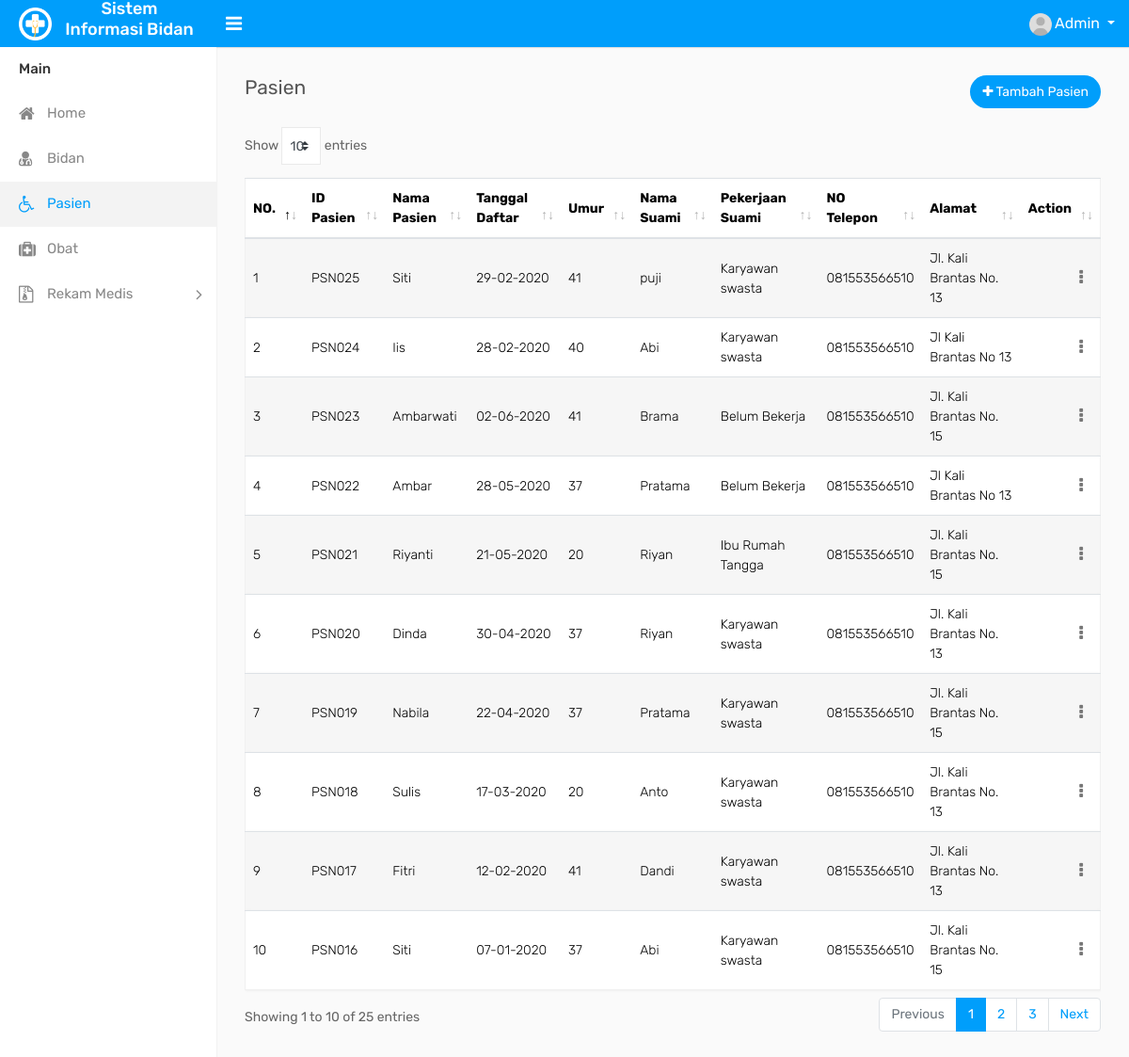
Page /pasien.php (signed in) on the committed database.
### tables this page shows
CREATE TABLE `pasien` (
  `id_pasien` varchar(8) NOT NULL,
  `nama_pasien` varchar(25) NOT NULL,
  `tanggal_daftar` date NOT NULL,
  `umur` int(3) NOT NULL,
  `nama_suami` varchar(25) NOT NULL,
  `pekerjaan` varchar(25) NOT NULL,
  `telepon_pasien` varchar(13) NOT NULL,
  `alamat` varchar(100) NOT NULL
);

### function.php (called while the page is built, shortened)
<?php
$conn = mysqli_connect("localhost", "root", "", "db_bidan");
function tampil($query) {
	global $conn;
	$result = mysqli_query($conn, $query);
	$rows = [];
	while($row = mysqli_fetch_assoc($result)){
		$rows[] = $row;
	}
	return $rows;
}
?>

### pasien.php (the view, shortened to what this page needs)
<?php
require 'function.php';
$data = tampil("SELECT * FROM pasien ORDER BY id_pasien DESC");
?>
<!DOCTYPE html>
<html>
<head>
    <link rel="stylesheet" type="text/css" href="assets/css/bootstrap.min.css">
    <link rel="stylesheet" type="text/css" href="assets/css/font-awesome.min.css">
    <link rel="stylesheet" type="text/css" href="assets/css/select2.min.css">
    <link rel="stylesheet" type="text/css" href="assets/css/dataTables.bootstrap4.min.css">
    <link rel="stylesheet" type="text/css" href="assets/css/bootstrap-datetimepicker.min.css">
    <link rel="stylesheet" type="text/css" href="assets/css/style.css">
</head>
<body>
	<div class="main-wrapper">
		<div class="header">
			<div class="header-left">
				<a href="index.php" class="logo">
					<img src="assets/img/logo.png" width="35" height="35" alt=""> <span><h4>Sistem Informasi Bidan</h4></span>
				</a>
			</div>
			<a id="toggle_btn" href="javascript:void(0);"><i class="fa fa-bars"></i></a>
            <ul class="nav user-menu float-right">
                <li class="nav-item dropdown has-arrow">
                    <a href="#" class="dropdown-toggle nav-link user-link" data-toggle="dropdown">
                        <span class="user-img">
							<img class="rounded-circle" src="assets/img/user.jpg" width="24" alt="Admin">
						</span>
						<span>Admin</span>
                    </a>
                </li>
            </ul>
		</div>
		<div class="sidebar" id="sidebar">
            <div class="sidebar-inner slimscroll">
                <div id="sidebar-menu" class="sidebar-menu">
                    <ul>
                        <li class="menu-title">Main</li>
                        <li>
                            <a href="index.php"><i class="fa fa-home"></i> <span>Home</span></a>
                        </li>
                        <li>
                            <a href="bidan.php"><i class="fa fa-user-md"></i> <span>Bidan</span></a>
                        </li>
						<li class="active">
                            <a href="pasien.php"><i class="fa fa-wheelchair"></i> <span>Pasien</span></a>
                        </li>
                        <li>
                            <a href="obat.php"><i class="fa fa-medkit"></i> <span>Obat</span></a>
                        </li>
						<li class="submenu">
							<a href="#"><i class="fa fa-file-archive-o"></i> <span> Rekam Medis </span> <span class="menu-arrow"></span></a>
						</li>
					</ul>
                </div>
            </div>
        </div>
        <div class="page-wrapper">
            <div class="content">
                <div class="row">
                    <div class="col-sm-4 col-3">
                        <h4 class="page-title">Pasien</h4>
                    </div>
                    <div class="col-sm-8 col-9 text-right m-b-20">
                        <a href="tambah-pasien.php" class="btn btn btn-primary btn-rounded float-right"><i class="fa fa-plus"></i> Tambah Pasien</a>
                    </div>
                </div>
                <div class="row">
                    <div class="col-md-12">
                        <div class="table-responsive">
                            <table class="table table-border table-striped custom-table datatable mb-0">
                                <thead>
                                    <tr>
                                        <th>NO.</th>
                                        <th>ID Pasien</th>
                                        <th>Nama Pasien</th>
                                        <th>Tanggal Daftar</th>
                                        <th>Umur</th>
                                        <th>Nama Suami</th>
                                        <th>Pekerjaan Suami</th>
                                        <th>NO Telepon</th>
                                        <th>Alamat</th>
                                        <th class="text-right">Action</th>
                                    </tr>
                                </thead>
                                <tbody>
                                <?php $no = 1; ?>
                                <?php foreach ($data as $mts) : ?>
                                    <?php
                                        $tanggal_daftar = date('d-m-Y', strtotime($mts['tanggal_daftar']));
                                    ?>
                                        <tr>
                                            <td><?= $no; ?></td>
                                            <td><?= $mts['id_pasien']; ?></td>
                                            <td><?= $mts['nama_pasien']; ?></td>
                                            <td><?= $tanggal_daftar?></td>
                                            <td><?= $mts['umur']; ?></td>
                                            <td><?= $mts['nama_suami']; ?></td>
                                            <td><?= $mts['pekerjaan']; ?></td>
                                            <td><?= $mts['telepon_pasien']; ?></td>
                                            <td><?= $mts['alamat']; ?></td>
                                            <td class="text-right">
                                                <div class="dropdown dropdown-action">
                                                    <a href="#" class="action-icon dropdown-toggle" data-toggle="dropdown" aria-expanded="false"><i class="fa fa-ellipsis-v"></i></a>
                                                </div>
                                            </td>
                                        </tr>
                                <?php $no++; ?>
                                <?php endforeach; ?>
                                </tbody>
                            </table>
                        </div>
                    </div>
                </div>
            </div>
        </div>
	</div>
</body>
</html>

### rows in the picture
pasien: id_pasien "PSN025", nama_pasien "Siti", tanggal_daftar "29-02-2020", umur "41", nama_suami "puji", pekerjaan "Karyawan swasta", telepon_pasien "081553566510", alamat "Jl. Kali Brantas No. 13"
pasien: id_pasien "PSN024", nama_pasien "Iis", tanggal_daftar "28-02-2020", umur "40", nama_suami "Abi", pekerjaan "Karyawan swasta", telepon_pasien "081553566510", alamat "Jl Kali Brantas No 13"
pasien: id_pasien "PSN023", nama_pasien "Ambarwati", tanggal_daftar "02-06-2020", umur "41", nama_suami "Brama", pekerjaan "Belum Bekerja", telepon_pasien "081553566510", alamat "Jl. Kali Brantas No. 15"
pasien: id_pasien "PSN022", nama_pasien "Ambar", tanggal_daftar "28-05-2020", umur "37", nama_suami "Pratama", pekerjaan "Belum Bekerja", telepon_pasien "081553566510", alamat "Jl Kali Brantas No 13"
pasien: id_pasien "PSN021", nama_pasien "Riyanti", tanggal_daftar "21-05-2020", umur "20", nama_suami "Riyan", pekerjaan "Ibu Rumah Tangga", telepon_pasien "081553566510", alamat "Jl. Kali Brantas No. 15"
pasien: id_pasien "PSN020", nama_pasien "Dinda", tanggal_daftar "30-04-2020", umur "37", nama_suami "Riyan", pekerjaan "Karyawan swasta", telepon_pasien "081553566510", alamat "Jl. Kali Brantas No. 13"
pasien: id_pasien "PSN019", nama_pasien "Nabila", tanggal_daftar "22-04-2020", umur "37", nama_suami "Pratama", pekerjaan "Karyawan swasta", telepon_pasien "081553566510", alamat "Jl. Kali Brantas No. 15"
pasien: id_pasien "PSN018", nama_pasien "Sulis", tanggal_daftar "17-03-2020", umur "20", nama_suami "Anto", pekerjaan "Karyawan swasta", telepon_pasien "081553566510", alamat "Jl. Kali Brantas No. 13"
pasien: id_pasien "PSN017", nama_pasien "Fitri", tanggal_daftar "12-02-2020", umur "41", nama_suami "Dandi", pekerjaan "Karyawan swasta", telepon_pasien "081553566510", alamat "Jl. Kali Brantas No. 13"
pasien: id_pasien "PSN016", nama_pasien "Siti", tanggal_daftar "07-01-2020", umur "37", nama_suami "Abi", pekerjaan "Karyawan swasta", telepon_pasien "081553566510", alamat "Jl. Kali Brantas No. 15"
